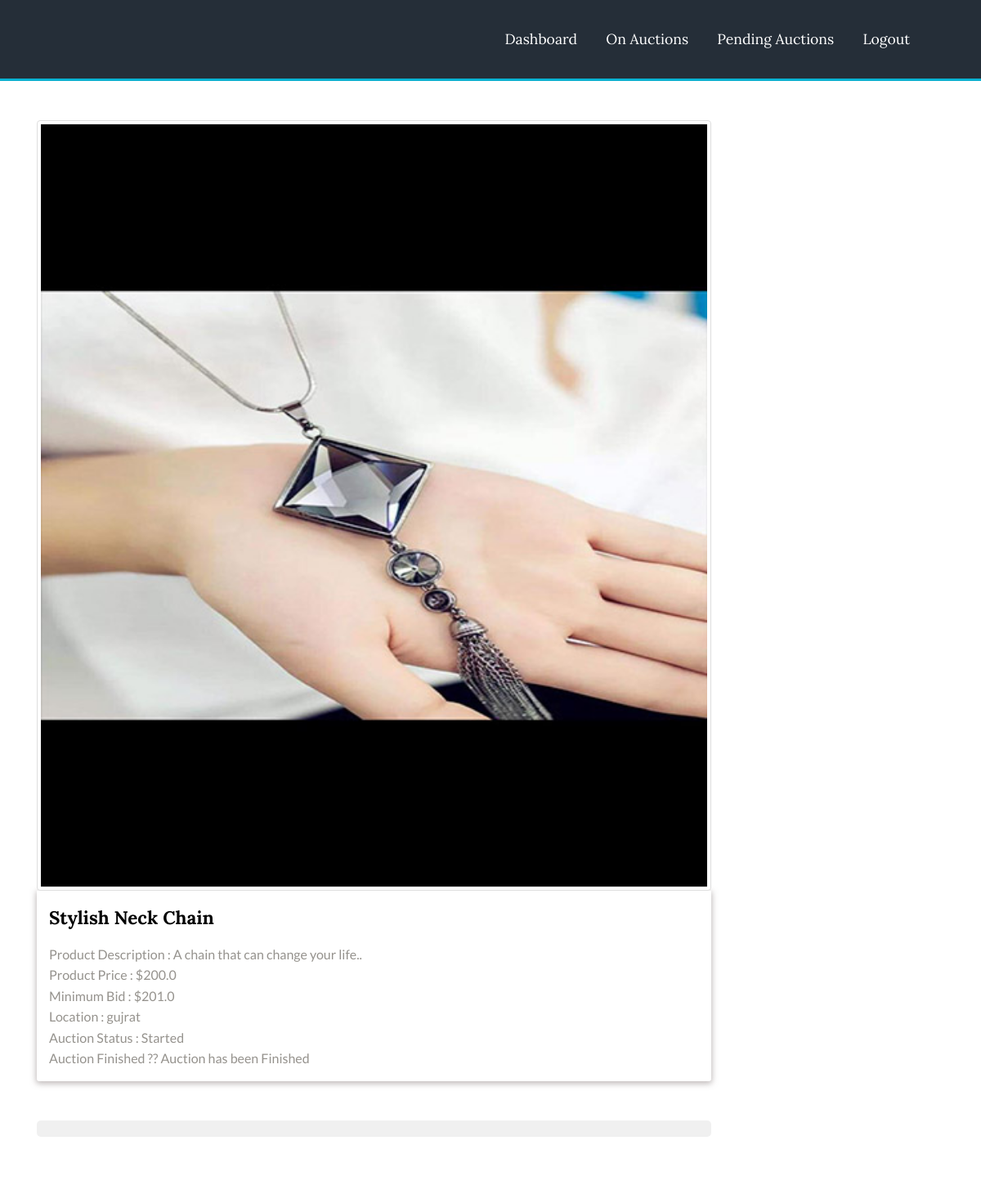
The app's page /5 (signed in) with its own data.
### project/models.py (models this page shows, shortened)
class Product(models.Model):
    user = models.ForeignKey(User, on_delete=models.CASCADE)
    image = models.ImageField(null=True, blank=True)#Null False nahi krna
    prod_title=models.TextField()
    prod_description=models.TextField()
    prod_price=models.FloatField(default=0.0)
    minbid=models.FloatField(default=0.0)
    prod_category=models.CharField(max_length=15,default='House')
    tframe=models.IntegerField(default=24)
    prod_loc=models.TextField()
    prod_status=models.CharField(choices=prod_status,max_length=2,default="NS")
    prod_date=models.DateTimeField().auto_now
    auction_status=models.CharField(choices=AuctionStatus,max_length=2,default="NF")
    starttime=models.CharField(max_length=50,default="")
    endtime=models.CharField(max_length=50,default="")
    nofbidder=models.IntegerField(default=0)
    slug = models.SlugField(null=True, blank=True)  # new
    created_date = models.DateTimeField('date created', default=timezone.now)
    class Meta:
        get_latest_by = ['created_date']

### project/views.py (the view)
# urls.py: path('<slug:slug>', views.ArticleDetailView, name='showproduct'),
def ArticleDetailView(request, slug):
    user = request.user
    object = Product.objects.filter(user_id=user.id, slug=slug)
    param = {'param': object}
    return render(request, 'Seller/pages/productdetail.html', param)

### templates/Seller/pages/productdetail.html (shortened to what this page needs)
<!DOCTYPE HTML>
<html>
<head>
    {% load static %}
<link href="{%static 'web/css/bootstrap.css' %}" rel="stylesheet" type="text/css" media="all">
<link href="{%static 'web/css/style.css' %}" rel="stylesheet" type="text/css" media="all"/>
<link rel="stylesheet" href="https://cdnjs.cloudflare.com/ajax/libs/font-awesome/4.7.0/css/font-awesome.min.css">
</head>
<body>
<div class="header">
	<div class="container">
		<div class="header-main">
			<div class="logo">
			</div>
			<div class="head-right">
			  <div class="top-nav">
				<ul class="res">
					<li>
                    <a  href="/goprofile">Dashboard</a></li>
					<li><a href="/ongoingAuctions"> On Auctions    </a></li>
                    <li><a href="/pendingAuctions"> Pending Auctions   </a></li>
                    <li ><a  href="{% url 'logout' %}">Logout</a></li>
				</ul>
			 </div>
		</div>
		</div>
	</div>
</div>
<div class="blog">
	<div class="container">
		<div class="blog-main">
			<div class="col-md-9 blog-left">
				<div class="blog-grids">
					{% for item in param %}
					<a href="#"><img src="media/{{item.image}}" class="img-thumbnail" width="100%"  alt=""></a>
					<div class="blog-detail">
						<a href="#"><h3>{{item.prod_title}}</h3></a>
						<p>Product Description : {{item.prod_description}}<br>
							Product Price : ${{item.prod_price}}<br>
							Minimum Bid : ${{item.minbid}}<br>
							Location : {{item.prod_loc}}<br>
							{% if item.prod_status == 'S' %}
							Auction Status : Started
							{% else %}
							Auction Status : Not Started
							{% endif %}
							<br>
							{% if item.auction_status == 'F' %}
							Auction Finished ?? Auction has been Finished
							{% else %}
							Auction Finished ?? Auction has not Finished
							{% endif %}
							<br>
							</p>
					</div>
					<div class="data-line">
			    	<ul>
			    		</ul>
			    </div>
			</div>
				</div>
			</div>
		</div>
</div>
{% endfor %}
</body>
</html>

### static/web/css/style.css (style rules this page uses)
h4, h5, h6, h1, h2, h3 { margin-top: 0; }
ul, ol { margin: 0; }
p { margin: 0; }
html, body { font-family: 'Lato', sans-serif; font-size: 100%; background:#fff; }
.header { background: #252e38; border-bottom: 3px solid #0ab2d2; }
.logo { float: left; width:50%; margin: 1.7em 0em 0em 0em; }
.head-right { float: right; width: 50%; }
.top-nav { float: left; }
.top-nav ul { padding:0px; list-style: none; }
.top-nav ul li { display: inline-block; float: left; }
.top-nav ul li a { font-size: 1.1em; font-weight: 400; color: #fff; text-decoration: none; padding: 2em 1em 2em 1em; font-family: 'Lora', serif; display:block; }
.blog { padding: 3em 0em 2em 0em; }
.blog-detail a h3 { font-size: 1.4em; font-weight: 700; color: #000; padding: 6px 0px 9px 0px; font-family: 'Lora', serif; text-decoration:none; }
.blog-detail p { font-size: 1em; font-weight: 400; color:#95928d; line-height: 1.6em; width: 90%; }
.blog-grids { margin: 0em 0em 3em 0em; }
.blog-detail { padding: 15px; background: #fff; box-shadow: 0 2px 7px 1px rgba(144, 133, 133, 0.56); border-radius: 0px 0px 3px 3px; -webkit-border-radius: 0px 0px 3px 3px; -moz-border-radius: 0px 0px 3px 3px; -o-border-radius: 0px 0px 3px 3px; }
.data-line { margin: 3em 0em 3em 0em; }
.data-line ul { list-style: none; padding: 10px 10px; border: none; background: rgba(204, 204, 204, 0.29); border-radius: 5px 5px 5px 5px; -webkit-border-radius: 5px 5px 5px 5px; -moz-border-radius: 5px 5px 5px 5px; -o-border-radius: 5px 5px 5px 5px; }

### records on screen
Product: image (picture), prod_title "Stylish Neck Chain", prod_description "A chain that can change your life..", prod_price "200.0", minbid "201.0", prod_loc "gujrat", prod_status "Auction Status : Started", shows "Auction Finished ?? Auction has been Finished"
